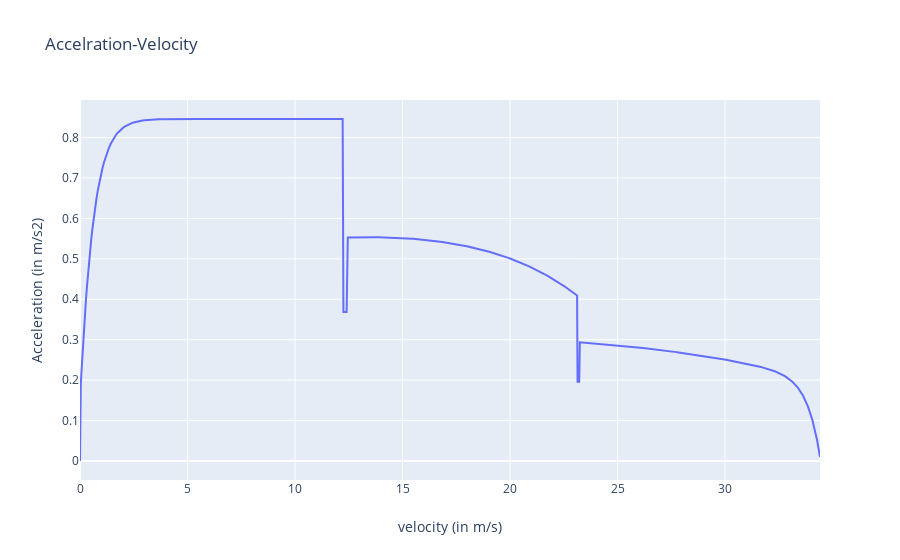
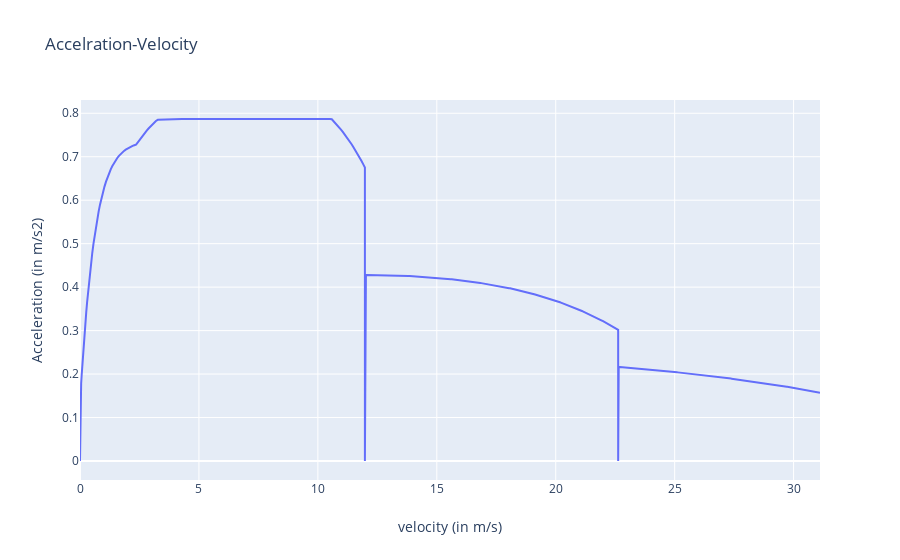
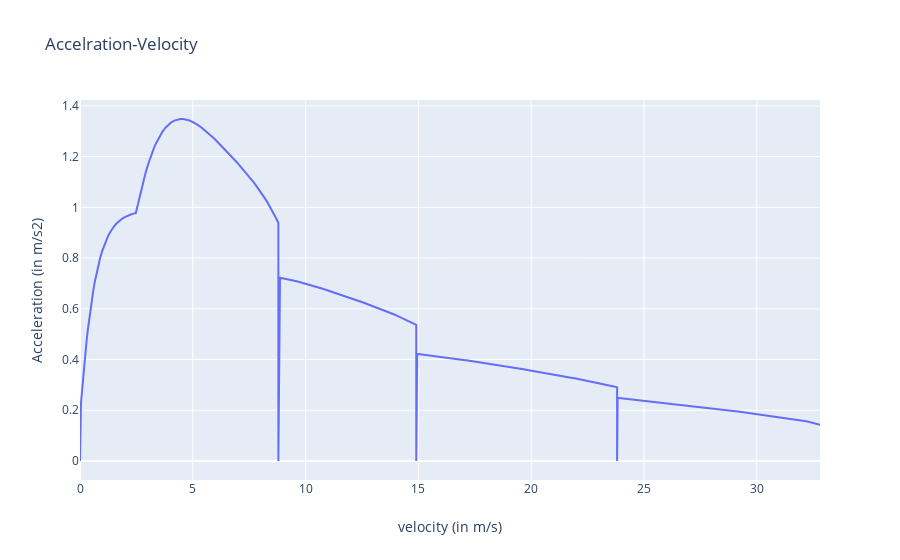
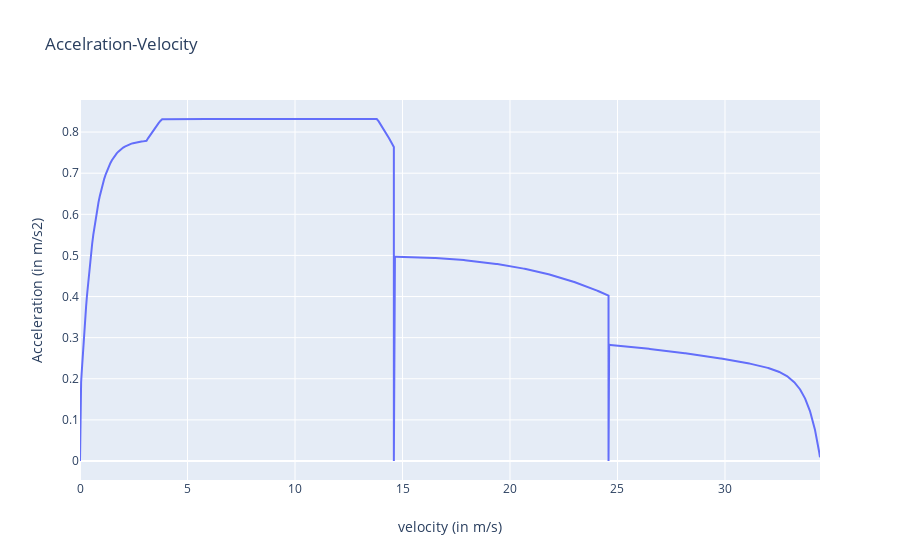

Source (notebook cell) for these figures, in order:
### Code cell
for my_veh in vehicles:
    outputs = my_veh['outputs'] # outputs of the dispatcher
    layout = go.Layout(title="Accelration-Velocity",
                xaxis=dict(title='velocity (in m/s)'),
                yaxis=dict(title='Acceleration (in m/s2)'))
    data = [dict(x=outputs['velocities'], y=outputs['accelerations'])] # select the desired outputs
    fig = go.Figure(data=data, layout=layout)
    iplot(fig)

### Figure 1 — Plotly figure (JSON) as saved in the notebook; plotly's stock layout.template omitted (floating-point values rounded to 4 significant figures; data arrays with more than 128 entries replaced by an {"elided": "..."} marker saying what was removed)
{"data": [{"type": "scatter", "x": {"elided": "902 float values"}, "y": {"elided": "902 float values"}}], "layout": {"title": {"text": "Accelration-Velocity"}, "xaxis": {"title": {"text": "velocity (in m/s)"}}, "yaxis": {"title": {"text": "Acceleration (in m/s2)"}}}}

### Figure 2 — Plotly figure (JSON) as saved in the notebook; plotly's stock layout.template omitted (floating-point values rounded to 4 significant figures; data arrays with more than 128 entries replaced by an {"elided": "..."} marker saying what was removed)
{"data": [{"type": "scatter", "x": {"elided": "902 float values"}, "y": {"elided": "902 float values"}}], "layout": {"title": {"text": "Accelration-Velocity"}, "xaxis": {"title": {"text": "velocity (in m/s)"}}, "yaxis": {"title": {"text": "Acceleration (in m/s2)"}}}}

### Figure 3 — Plotly figure (JSON) as saved in the notebook; plotly's stock layout.template omitted (floating-point values rounded to 4 significant figures; data arrays with more than 128 entries replaced by an {"elided": "..."} marker saying what was removed)
{"data": [{"type": "scatter", "x": {"elided": "902 float values"}, "y": {"elided": "902 float values"}}], "layout": {"title": {"text": "Accelration-Velocity"}, "xaxis": {"title": {"text": "velocity (in m/s)"}}, "yaxis": {"title": {"text": "Acceleration (in m/s2)"}}}}

### Figure 4 — Plotly figure (JSON) as saved in the notebook; plotly's stock layout.template omitted (floating-point values rounded to 4 significant figures; data arrays with more than 128 entries replaced by an {"elided": "..."} marker saying what was removed)
{"data": [{"type": "scatter", "x": {"elided": "902 float values"}, "y": {"elided": "902 float values"}}], "layout": {"title": {"text": "Accelration-Velocity"}, "xaxis": {"title": {"text": "velocity (in m/s)"}}, "yaxis": {"title": {"text": "Acceleration (in m/s2)"}}}}
